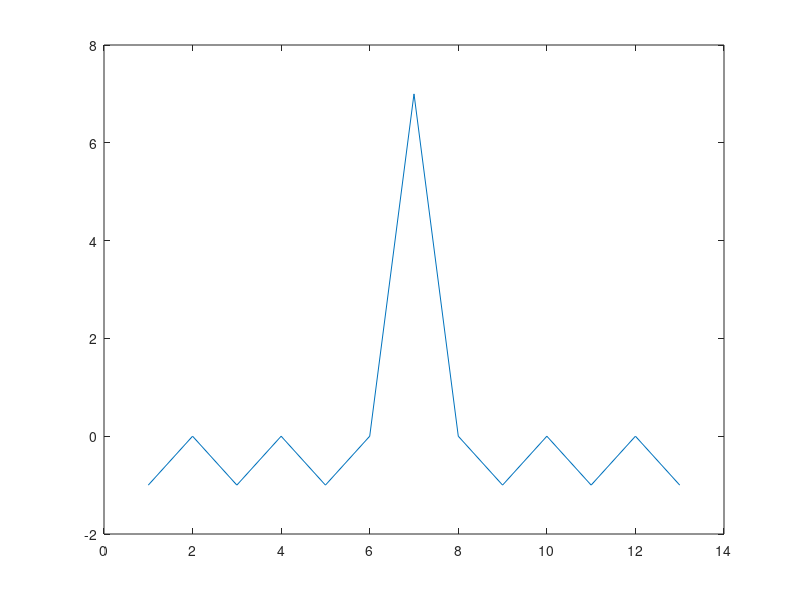
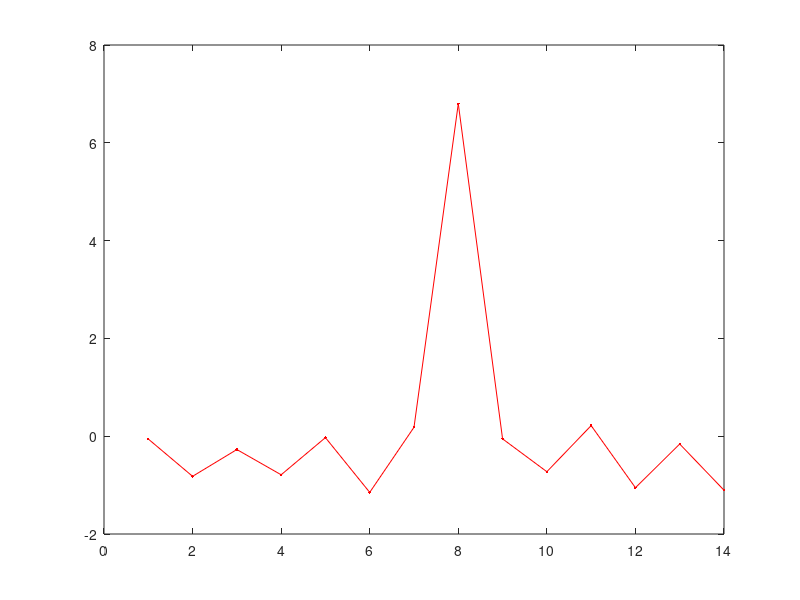
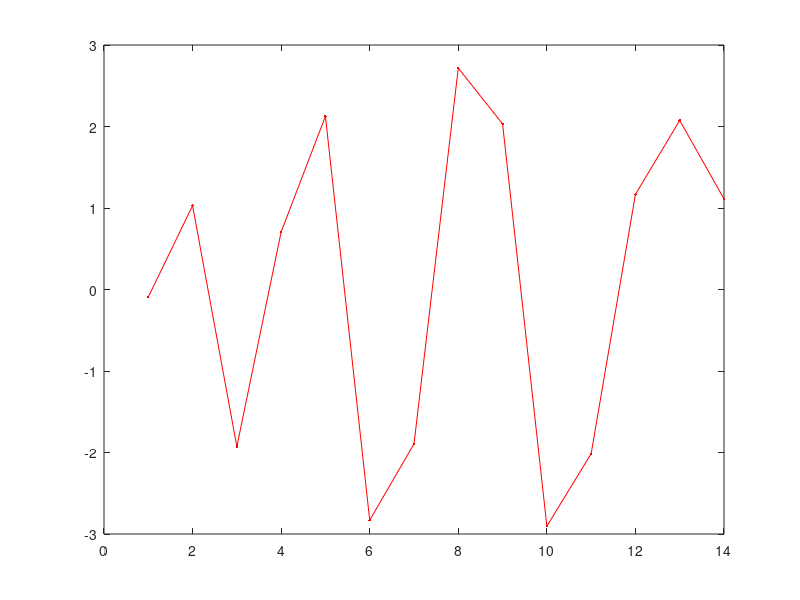

The MATLAB source for these figures, in order:
% a)
close all;
clc;
clear all;

flag =1; %0 = PN sequence, 1 = Barker, 2 = given sequence
SNR = 20;
switch flag
    case 0        
        preamble = [1 1 1 -1 1 -1 -1];   % PN sequence
        
    case 1
        preamble = [1 1 1 -1 -1 1 -1];     % Barker code, https://en.wikipedia.org/wiki/Barker_code
        
    case 2
        preamble = [1 -1 1 -1 1 -1 1];   % given sequence
    case 3
        preamble = [1 1 1 1 1 -1 -1 1 1 -1 1 -1 1]; % 13 length Barker code
end

plot(xcorr(preamble))

Tp = length(preamble);          % length of preamble
delay = randi([1,20], 1);       % Generate a random delay between 1 and 20
rx = awgn([zeros(1, delay) preamble], SNR, 'measured');     % insert the sequence after the delay
corr = conv(rx, fliplr(conj(preamble)));   % correlate the sequence and received vector
figure; plot(corr, '.-r')       % plot correlation

[tmp, Tmax] = max(corr);         %find location of max correlation
Tx_hat = Tmax - length(preamble);  %find delay (it will take length(pream
fprintf('delay = %d, estimation = %d\n', delay, Tx_hat)


% b
preamble_error = preamble;
preamble_error(1) = -preamble_error(1);
preamble_error(7) = -preamble_error(7);

rx = awgn([zeros(1, delay) preamble_error], SNR, 'measured');     % insert the sequence after the delay
corr = conv(rx, fliplr(preamble));   % correlate the sequence and received vector
figure; plot(corr, '.-r')       % plot correlation

[tmp, Tmax] = max(corr);         %find location of max correlation
Tx_hat = Tmax - length(preamble_error);  %find delay
fprintf('delay = %d, estimation = %d\n', delay, Tx_hat)



%% 
% Is the choice of the sequence important for estimating the delay?
% Try different sequences and see if it answers the question above. 
% Try, plot(xcorr(seq)) on different sequences and observe the shape and
% width besides the point of maximum correlation coefficient
